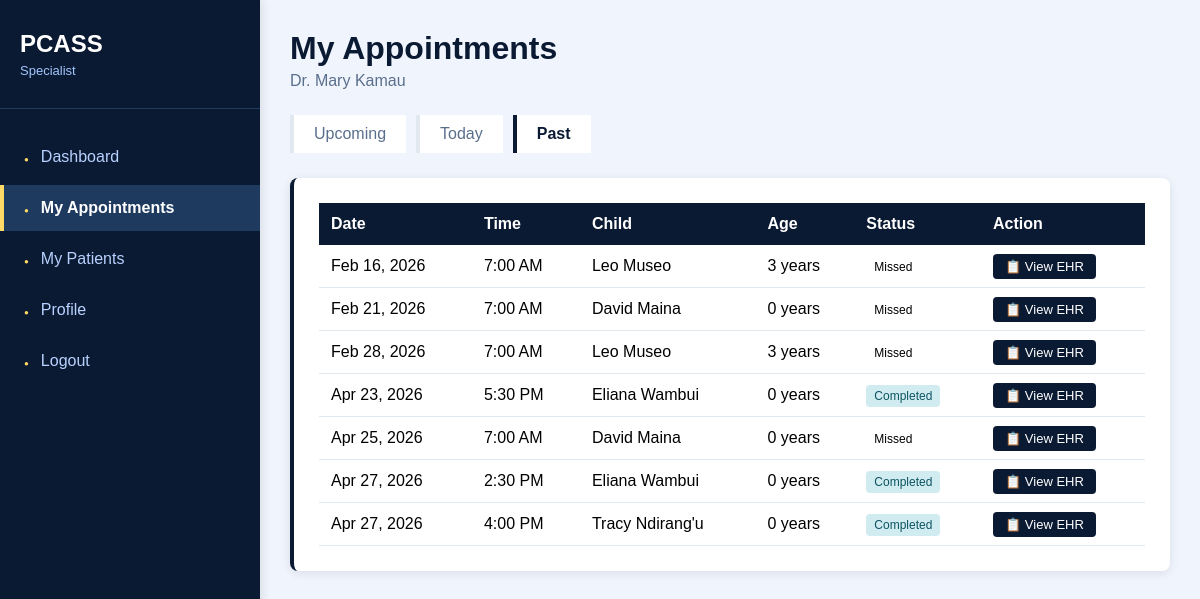
Screenshot of /doctor_specialist_appointments.php?filter=past (signed in) with the database file from the repository.
### tables this page shows
CREATE TABLE `appointments` (
  `appointment_id` int(11) NOT NULL,
  `child_id` int(11) NOT NULL,
  `doctor_id` int(11) NOT NULL,
  `appointment_date` date NOT NULL,
  `appointment_time` time NOT NULL,
  `status` enum('Pending','Completed','Cancelled','Missed') DEFAULT 'Pending',
  `notes` text DEFAULT NULL,
  `created_at` timestamp NOT NULL DEFAULT current_timestamp()
);

CREATE TABLE `children` (
  `child_id` int(11) NOT NULL,
  `guardian_id` int(11) NOT NULL,
  `first_name` varchar(100) NOT NULL,
  `last_name` varchar(100) NOT NULL,
  `gender` enum('Male','Female') NOT NULL,
  `date_of_birth` date NOT NULL,
  `created_at` timestamp NOT NULL DEFAULT current_timestamp()
);

### doctor_specialist_appointments.php (the view, shortened to what this page needs)
<?php
require_once __DIR__ . "/config/db.php";
$doctor_id = $_SESSION['user_id'];
$doctor_name = $_SESSION['name'];
$filter = $_GET['filter'] ?? 'upcoming';
$today = date('Y-m-d');
if ($filter === 'today') {
    $where = "a.appointment_date = '$today'";
} elseif ($filter === 'past') {
    $where = "a.appointment_date < '$today'";
} else {
    $where = "a.appointment_date >= '$today'";
}
$appointments = $conn->query("
    SELECT a.*, c.first_name, c.last_name, c.date_of_birth,
           TIMESTAMPDIFF(YEAR, c.date_of_birth, CURDATE()) as age
    FROM appointments a
    JOIN children c ON a.child_id = c.child_id
    WHERE a.doctor_id = $doctor_id
    AND $where
    ORDER BY a.appointment_date ASC, a.appointment_time ASC
");
?>
<!DOCTYPE html>
<html>
<head>
    <link rel="stylesheet" href="assets/css/style.css">
</head>
<body>
<div class="wrapper">
    <div class="sidebar">
        <div class="sidebar-header">
            <h2>PCASS</h2>
            <p>Specialist</p>
        </div>
        <div class="nav">
            <ul>
                <li><a href="doctor_specialist_dashboard.php">Dashboard</a></li>
                <li><a href="doctor_specialist_appointments.php" class="active">My Appointments</a></li>
                <li><a href="doctor_specialist_patients.php">My Patients</a></li>
                <li><a href="doctor_profile.php">Profile</a></li>
                <li><a href="logout.php">Logout</a></li>
            </ul>
        </div>
    </div>
    <div class="main">
        <h1>My Appointments</h1>
        <p class="subtitle">Dr. <?= htmlspecialchars($doctor_name) ?></p>
        <div class="filter-tabs">
            <a href="?filter=upcoming" class="filter-tab <?= $filter === 'upcoming' ? 'active' : '' ?>">Upcoming</a>
            <a href="?filter=today" class="filter-tab <?= $filter === 'today' ? 'active' : '' ?>">Today</a>
            <a href="?filter=past" class="filter-tab <?= $filter === 'past' ? 'active' : '' ?>">Past</a>
        </div>
        <div class="card">
            <?php if ($appointments && $appointments->num_rows > 0): ?>
            <table>
                <thead>
                    <tr>
                        <th>Date</th>
                        <th>Time</th>
                        <th>Child</th>
                        <th>Age</th>
                        <th>Status</th>
                        <th>Action</th>
                    </tr>
                </thead>
                <tbody>
                    <?php while ($apt = $appointments->fetch_assoc()): ?>
                    <tr>
                        <td><?= date('M d, Y', strtotime($apt['appointment_date'])) ?></td>
                        <td><?= date('g:i A', strtotime($apt['appointment_time'])) ?></td>
                        <td><?= htmlspecialchars($apt['first_name'] . ' ' . $apt['last_name']) ?></td>
                        <td><?= $apt['age'] ?> years</td>
                        <td><span class="status status-<?= strtolower($apt['status']) ?>"><?= $apt['status'] ?></span></td>
                        <td>
                            <a href="doctor_specialist_ehr.php?child_id=<?= $apt['child_id'] ?>" class="btn-sm">📋 View EHR</a>
                        </td>
                    </tr>
                    <?php endwhile; ?>
                </tbody>
            </table>
            <?php else: ?>
            <div class="empty">
                <p>No appointments found.</p>
            </div>
            <?php endif; ?>
        </div>
    </div>
</div>
</body>
</html>

### assets/css/style.css (style rules this page uses)
* { margin: 0; padding: 0; }
body { font-family: Arial, Helvetica, sans-serif; background: #f0f4fc; }
.sidebar { width: 260px; background: #0b1a33; color: white; position: fixed; height: 100vh; overflow-y: auto; box-shadow: 2px 0 10px rgba(0,0,0,0.1); display: table-cell; }
.sidebar-header { padding: 30px 20px; border-bottom: 1px solid #1e3a5f; background: #0b1a33; }
.sidebar-header h2 { font-size: 24px; margin-bottom: 5px; color: #ffffff; }
.sidebar-header p { font-size: 13px; color: #a3c6ff; }
.sidebar .nav ul { list-style: none; padding: 20px 0; }
.sidebar .nav ul li { margin: 5px 0; }
.sidebar .nav ul li a { display: block; padding: 14px 20px; color: #b8d1ff; text-decoration: none; border-left: 4px solid transparent; }
.sidebar .nav ul li a.active { background: #1e3a5f; border-left-color: #ffd966; color: #ffffff; font-weight: 600; }
.sidebar .nav ul li a::before { content: '●'; margin-right: 12px; font-size: 8px; color: #ffd966; }
.card { background: #ffffff; padding: 25px; border-radius: 8px; box-shadow: 0 2px 10px rgba(11,26,51,0.1); margin-bottom: 20px; }

### doctor_specialist_appointments.php (style rules this page uses)
* { margin:0; padding:0; box-sizing:border-box; }
body { background:#f0f4fc; font-family:Arial; }
.wrapper { display:flex; }
.main { margin-left:260px; padding:30px; flex:1; }
h1 { color:#0b1a33; margin-bottom:5px; }
.subtitle { color:#5a6f8c; margin-bottom:25px; }
.filter-tabs { display:flex; gap:10px; margin-bottom:25px; }
.filter-tab { padding:10px 20px; background:white; border-left:4px solid #e2e8f0; text-decoration:none; color:#5a6f8c; }
.filter-tab.active { border-left-color:#0b1a33; color:#0b1a33; font-weight:600; }
.card { background:white; padding:25px; border-left:4px solid #0b1a33; }
table { width:100%; border-collapse:collapse; }
th { background:#0b1a33; color:white; padding:12px; text-align:left; }
td { padding:12px; border-bottom:1px solid #e2e8f0; }
.btn-sm { background:#0b1a33; color:white; padding:5px 12px; text-decoration:none; border-radius:4px; font-size:13px; }
.status { padding:4px 8px; border-radius:4px; font-size:12px; }
.status-completed { background:#d1ecf1; color:#0c5460; }

### rows the page displays
appointments: appointment_date "Feb 16, 2026", appointment_time "7:00 AM", child.last_name "Leo Museo", age "3", status "Missed"
appointments: appointment_date "Feb 21, 2026", appointment_time "7:00 AM", child.last_name "David Maina", age "0", status "Missed"
appointments: appointment_date "Feb 28, 2026", appointment_time "7:00 AM", child.last_name "Leo Museo", age "3", status "Missed"
appointments: appointment_date "Apr 23, 2026", appointment_time "5:30 PM", child.last_name "Eliana Wambui", age "0", status "Completed"
appointments: appointment_date "Apr 25, 2026", appointment_time "7:00 AM", child.last_name "David Maina", age "0", status "Missed"
appointments: appointment_date "Apr 27, 2026", appointment_time "2:30 PM", child.last_name "Eliana Wambui", age "0", status "Completed"
appointments: appointment_date "Apr 27, 2026", appointment_time "4:00 PM", child.last_name "Tracy Ndirang'u", age "0", status "Completed"

### other values shown
$doctor_name "Mary Kamau"
